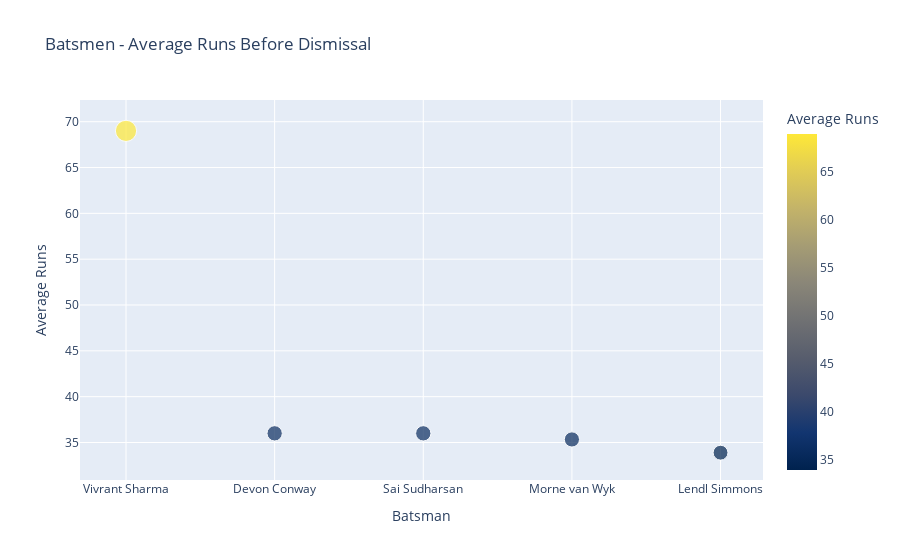

Here is the notebook cell this chart was saved with:
### Code cell
avg_runs_before_dismissal_df = avg_runs_before_dismissal.reset_index()
avg_runs_before_dismissal_df.columns = ['Batsman', 'Avg Runs Before Dismissal']
fig = px.scatter(avg_runs_before_dismissal_df.head(), x='Batsman', y='Avg Runs Before Dismissal', 
                 title="Batsmen - Average Runs Before Dismissal",
                 labels={'Batsman': 'Batsman', 'Avg Runs Before Dismissal': 'Average Runs'},
                 color='Avg Runs Before Dismissal', color_continuous_scale='Cividis', 
                 size='Avg Runs Before Dismissal', size_max=15)

# Show the figure
fig.show()

### Figure 1 — Plotly figure (JSON) as saved in the notebook; plotly's stock layout.template omitted (floating-point values rounded to 4 significant figures)
{"data": [{"hovertemplate": "Batsman=%{x}<br>Average Runs=%{marker.color}<extra></extra>", "legendgroup": "", "marker": {"color": [69, 36, 36, 35.33, 33.89], "coloraxis": "coloraxis", "size": [69, 36, 36, 35.33, 33.89], "sizemode": "area", "sizeref": 0.3067, "symbol": "circle"}, "mode": "markers", "name": "", "orientation": "v", "showlegend": false, "type": "scatter", "x": ["Vivrant Sharma", "Devon Conway", "Sai Sudharsan", "Morne van Wyk", "Lendl Simmons"], "xaxis": "x", "y": [69, 36, 36, 35.33, 33.89], "yaxis": "y"}], "layout": {"autosize": true, "coloraxis": {"colorbar": {"title": {"text": "Average Runs"}}, "colorscale": [[0, "#00224e"], [0.1111, "#123570"], [0.2222, "#3b496c"], [0.3333, "#575d6d"], [0.4444, "#707173"], [0.5556, "#8a8678"], [0.6667, "#a59c74"], [0.7778, "#c3b369"], [0.8889, "#e1cc55"], [1, "#fee838"]]}, "legend": {"itemsizing": "constant", "tracegroupgap": 0}, "title": {"text": "Batsmen - Average Runs Before Dismissal"}, "xaxis": {"anchor": "y", "autorange": true, "domain": [0, 1], "range": [-0.2901, 4.272], "title": {"text": "Batsman"}, "type": "category"}, "yaxis": {"anchor": "x", "autorange": true, "domain": [0, 1], "range": [29.6, 74.16], "title": {"text": "Average Runs"}, "type": "linear"}}}
